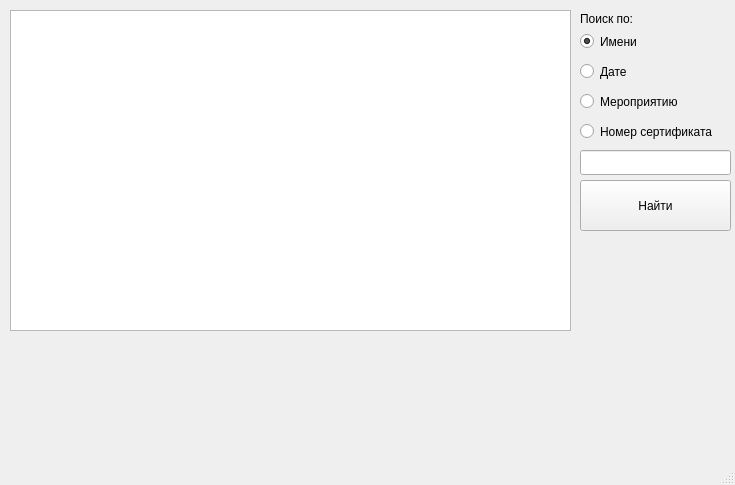
<?xml version="1.0" encoding="UTF-8"?>
<ui version="4.0">
 <class>frmDB</class>
 <widget class="QMainWindow" name="frmDB">
  <property name="geometry">
   <rect>
    <x>0</x>
    <y>0</y>
    <width>735</width>
    <height>485</height>
   </rect>
  </property>
  <property name="minimumSize">
   <size>
    <width>735</width>
    <height>485</height>
   </size>
  </property>
  <property name="maximumSize">
   <size>
    <width>735</width>
    <height>485</height>
   </size>
  </property>
  <property name="windowTitle">
   <string>База данных</string>
  </property>
  <widget class="QWidget" name="centralwidget">
   <widget class="QPushButton" name="pushButton">
    <property name="geometry">
     <rect>
      <x>580</x>
      <y>180</y>
      <width>151</width>
      <height>51</height>
     </rect>
    </property>
    <property name="text">
     <string>Найти</string>
    </property>
   </widget>
   <widget class="QTableWidget" name="tableWidget">
    <property name="geometry">
     <rect>
      <x>10</x>
      <y>10</y>
      <width>561</width>
      <height>321</height>
     </rect>
    </property>
   </widget>
   <widget class="QLineEdit" name="txtQuery">
    <property name="geometry">
     <rect>
      <x>580</x>
      <y>150</y>
      <width>151</width>
      <height>25</height>
     </rect>
    </property>
   </widget>
   <widget class="QLabel" name="label">
    <property name="geometry">
     <rect>
      <x>580</x>
      <y>10</y>
      <width>121</width>
      <height>17</height>
     </rect>
    </property>
    <property name="text">
     <string>Поиск по:</string>
    </property>
   </widget>
   <widget class="QRadioButton" name="rbName">
    <property name="geometry">
     <rect>
      <x>580</x>
      <y>30</y>
      <width>150</width>
      <height>23</height>
     </rect>
    </property>
    <property name="text">
     <string>Имени</string>
    </property>
    <property name="checked">
     <bool>true</bool>
    </property>
   </widget>
   <widget class="QRadioButton" name="rbDate">
    <property name="geometry">
     <rect>
      <x>580</x>
      <y>60</y>
      <width>150</width>
      <height>23</height>
     </rect>
    </property>
    <property name="text">
     <string>Дате</string>
    </property>
   </widget>
   <widget class="QRadioButton" name="rbEvent">
    <property name="geometry">
     <rect>
      <x>580</x>
      <y>90</y>
      <width>150</width>
      <height>23</height>
     </rect>
    </property>
    <property name="text">
     <string>Мероприятию</string>
    </property>
   </widget>
   <widget class="QRadioButton" name="rbSN">
    <property name="geometry">
     <rect>
      <x>580</x>
      <y>120</y>
      <width>150</width>
      <height>23</height>
     </rect>
    </property>
    <property name="text">
     <string>Номер сертификата</string>
    </property>
   </widget>
  </widget>
  <widget class="QMenuBar" name="menubar">
   <property name="geometry">
    <rect>
     <x>0</x>
     <y>0</y>
     <width>735</width>
     <height>22</height>
    </rect>
   </property>
  </widget>
  <widget class="QStatusBar" name="statusbar"/>
 </widget>
 <resources/>
 <connections/>
</ui>
